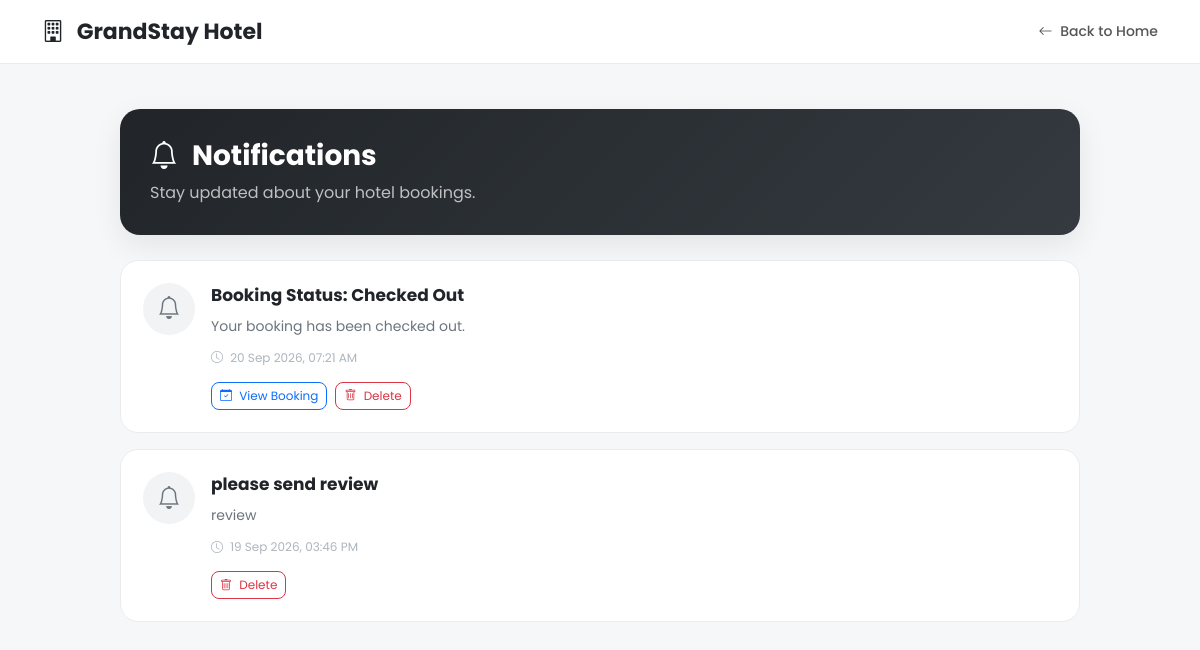
The app's page /notifications/ (signed in) with its own data.
### notifications/models.py (models this page shows, shortened)
class Notification(models.Model):
    NOTIFICATION_TYPES = [
        ("general", "General"),
        ("announcement", "Hotel Announcement"),
        ("offer", "Hotel Offer"),
        ("room_offer", "Room Offer"),
        ("special_deal", "Special Deal"),
        ("booking", "Booking"),
        ("payment", "Payment"),
        ("checkout", "Checkout"),
        ("review", "Review"),
    ]
    user = models.ForeignKey(
        User,
        on_delete=models.CASCADE,
        related_name="notifications"
    )
    booking = models.ForeignKey(
        "bookings.Booking",
        on_delete=models.CASCADE,
        related_name="notifications",
        null=True,
        blank=True
    )
    title = models.CharField(
        max_length=200
    )
    message = models.TextField()
    notification_type = models.CharField(
        max_length=50,
        choices=NOTIFICATION_TYPES,
        default="general"
    )
    is_read = models.BooleanField(
        default=False
    )
    created_at = models.DateTimeField(
        auto_now_add=True
    )
    class Meta:
        ordering = [
            "-created_at"
        ]

### notifications/views.py (the view)
@login_required(login_url="login")
def notification_list(request):
    notifications = (
        Notification.objects
        .filter(user=request.user)
        .select_related("booking", "booking__room")
        .order_by("-created_at")
    )
    unread_notifications = notifications.filter(
        is_read=False
    ).count()
    context = {
        "notifications": notifications,
        "unread_notifications": unread_notifications,
    }
    return render(
        request,
        "notifications/list.html",
        context
    )

### templates/notifications/list.html (shortened to what this page needs)
{% load static %}
<!DOCTYPE html>
<html lang="en">
<head>
    <link
        href="https://cdn.jsdelivr.net/npm/bootstrap@5.3.3/dist/css/bootstrap.min.css"
        rel="stylesheet"
    >
    <link
        href="https://cdn.jsdelivr.net/npm/bootstrap-icons@1.11.3/font/bootstrap-icons.css"
        rel="stylesheet"
    >
</head>
<body>
<nav class="main-navbar">
    <div class="container">
        <div class="d-flex justify-content-between align-items-center">
            <a
                href="{% url 'home' %}"
                class="brand"
            >
                <i class="bi bi-building me-2"></i>
                GrandStay Hotel
            </a>
            <a
                href="{% url 'home' %}"
                class="back-home"
            >
                <i class="bi bi-arrow-left me-1"></i>
                Back to Home
            </a>
        </div>
    </div>
</nav>
<main class="notification-page">
    <div class="notification-header">
        <div
            class="d-flex justify-content-between align-items-center gap-3 flex-wrap"
        >
            <div>
                <h1>
                    <i class="bi bi-bell me-2"></i>
                    Notifications
                </h1>
                <p>
                    Stay updated about your hotel bookings.
                </p>
            </div>
        </div>
    </div>
    {% if notifications %}
        {% for notification in notifications %}
            <div
                class="notification-card
                "
            >
                <div class="d-flex gap-3">
                    <div class="notification-icon">
                        {% if notification.notification_type == "checkout" %}
                            <i class="bi bi-calendar-check"></i>
                        {% else %}
                            <i class="bi bi-bell"></i>
                        {% endif %}
                    </div>
                    <div class="flex-grow-1">
                        <div class="notification-title">
                            {{ notification.title }}
                        </div>
                        <div class="notification-message">
                            {{ notification.message }}
                        </div>
                        <div class="notification-date">
                            <i class="bi bi-clock me-1"></i>
                            {{ notification.created_at|date:"d M Y, h:i A" }}
                        </div>
                        <div class="notification-actions">
                            {% if notification.booking %}
                                <a
                                    href="{% url 'my_bookings' %}"
                                    class="btn btn-sm btn-outline-primary btn-read"
                                >
                                    <i class="bi bi-calendar-check me-1"></i>
                                    View Booking
                                </a>
                            {% endif %}
                            <a
                                href="{% url 'delete_notification' notification.id %}"
                                class="btn btn-sm btn-outline-danger btn-delete"
                                onclick="return confirm('Are you sure you want to delete this notification?');"
                            >
                                <i class="bi bi-trash me-1"></i>
                                Delete
                            </a>
                        </div>
                    </div>
                </div>
            </div>
        {% endfor %}
    {% endif %}
</main>
</body>
</html>

### templates/notifications/list.html (style rules this page uses)
* { box-sizing: border-box; }
body { margin: 0; background: #f6f7f8; color: #212529; font-family: "Poppins", sans-serif; }
.main-navbar { background: #ffffff; border-bottom: 1px solid #e9ecef; padding: 15px 0; }
.brand { font-size: 22px; font-weight: 700; color: #212529; text-decoration: none; }
.back-home { text-decoration: none; color: #555; font-size: 14px; font-weight: 500; }
.notification-page { max-width: 1000px; margin: 45px auto; padding: 0 20px 50px; }
.notification-header { background: linear-gradient( 135deg, #212529, #343a40 ); color: white; border-radius: 20px; padding: 30px; margin-bottom: 25px; box-shadow: 0 10px 30px rgba(0, 0, 0, 0.08); }
.notification-header h1 { font-size: 28px; font-weight: 700; margin-bottom: 8px; }
.notification-header p { margin: 0; color: rgba(255, 255, 255, 0.7); }
.notification-card { background: #ffffff; border: 1px solid #e9ecef; border-radius: 18px; padding: 22px; margin-bottom: 16px; transition: transform 0.2s ease, box-shadow 0.2s ease; }
.notification-icon { width: 52px; height: 52px; min-width: 52px; border-radius: 50%; display: flex; align-items: center; justify-content: center; background: #fff3cd; color: #856404; font-size: 23px; }
.notification-card:not(.unread) .notification-icon { background: #f1f3f5; color: #6c757d; }
.notification-title { font-size: 17px; font-weight: 700; color: #212529; margin-bottom: 7px; }
.notification-message { color: #6c757d; font-size: 14px; line-height: 1.7; margin-bottom: 10px; }
.notification-date { color: #adb5bd; font-size: 12px; }
.notification-actions { margin-top: 15px; display: flex; gap: 8px; flex-wrap: wrap; }
.btn-read { border-radius: 8px; font-size: 12px; }
.btn-delete { border-radius: 8px; font-size: 12px; }

### records on screen
Notification: title "Booking Status: Checked Out", message "Your booking has been checked out.", created_at "20 Sep 2026, 07:21 AM", shows "View Booking"
Notification: title "please send review", message "review", created_at "19 Sep 2026, 03:46 PM"
